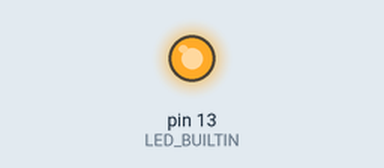
Bench run of a sketch on a simulated Arduino Uno, built with avr-gcc and run on an emulated ATmega328P. On the bench: output pins drawn as LEDs (lit = HIGH).

Above: at 0.2 s.
At 20.8 s:
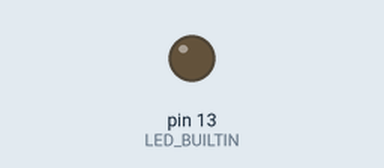
Timing chart, 0 to 23.4 s (numbered marks = the images above):
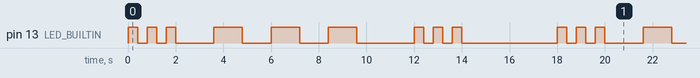

Measured:
- by itself, pin 13 (LED_BUILTIN): repeats every 18.0 s: 2 × (LOW 0.40 s, HIGH 0.40 s), LOW 1.6 s, 2 × (HIGH 1.2 s, LOW 1.2 s), HIGH 1.2 s, LOW 2.4 s, 2 × (HIGH 0.40 s, LOW 0.40 s), HIGH 0.40 s, LOW 4.0 s, HIGH 0.40 s
- by itself, everything shown: repeats every 18.0 s, in 18 steps

The sketch:

Secuencia.ino
```cpp
// the setup function runs once when you press reset or power the board
void setup() {
  // initialize digital pin LED_BUILTIN as an output.
  pinMode(LED_BUILTIN, OUTPUT);
}

void parpadeo(int encendido, int apagado, int repetir){
  int n = 1; // cambiar para cada caso
  for(int i=0; i < repetir; i++){
    digitalWrite(LED_BUILTIN, HIGH);
    delay(encendido * n);
    digitalWrite(LED_BUILTIN, LOW);
    delay(apagado * n);
  }
}

// the loop function runs over and over again forever
void loop() {
    parpadeo(400,400,3);
    parpadeo(0,1200,1);
    parpadeo(1200,1200,3);
    parpadeo(0,1200,1);
    parpadeo(400,400,3);
    parpadeo(0,3600,1);
}
```
